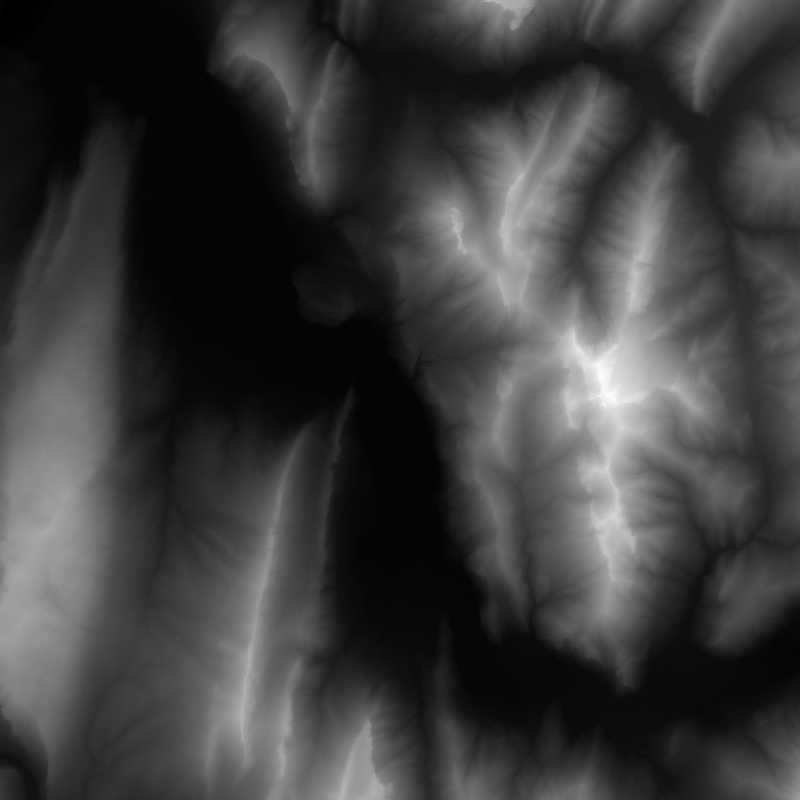
#> input picture presentations/offsite2026/assets/plane-cells/alps-dem.tif, 800 x 800 px
$ python render_thermal_blocks.py
#> lines starting #> are read from the running program, lines starting #| are printed output that depends on the picture; after the words box and inside, x2 and y2 are one past the last pixel; in counts of white or black regions, pixels touching at a corner belong together
"""Draw the slide-10 block diagrams: sunlit mountain slopes against scattered lowland triggers.

The relief comes from the IGN RGE ALTI tiles saved for the plane-cell slides: the Tournette
massif above Lake Annecy (Alps cell), seen from the west, and a flat stretch of the
Champagne cell floor. Land cover, heated sources, rising air and circling paths are schematic.
One sun direction lights both blocks, including hillshade and cast shadows.
"""
from pathlib import Path
import sys

import matplotlib
matplotlib.use("Agg")
import matplotlib.pyplot as plt
import numpy as np
from matplotlib.path import Path as MPath
from PIL import Image
from scipy.ndimage import binary_dilation, gaussian_filter, map_coordinates

HERE = Path(__file__).resolve().parent
CELLS = HERE / "assets/plane-cells"
OUT = Path(sys.argv[1]) if len(sys.argv) > 1 else HERE / "assets"

PHI, EPS = np.radians(22), np.radians(30)  # camera azimuth and elevation
NX, NY = 3000, 1500  # texels per block: unit width, half-unit depth
SS = 2  # supersampling of the terrain raster
PX = 1400 * SS  # raster pixels per unit of block width
SUN_AZ, SUN_EL = np.radians(235), np.radians(50)  # compass azimuth: south-west, mid-afternoon
# Local frame: x to the right along the front edge, y away from the viewer, z up. Both blocks face
# west, so x points south and y east; the toward-sun vector below uses that frame for both.
SUN = np.array([-np.cos(SUN_AZ) * np.cos(SUN_EL), np.sin(SUN_AZ) * np.cos(SUN_EL), np.sin(SUN_EL)])
GAP = 0.16  # screen gap between blocks
FIG_W, FIG_H = 146 / 25.4, 146 / 25.4 / 3

V_TOP = 0.70  # screen height where every column fades out: a common thermal top
SUN_UV = (0.84, 0.68)  # sun disc in each panel's screen coordinates
MOUNTAIN_REACH, LOWLAND_REACH = 0.42, 0.60  # longest ray, screen units

RISING = "#EE7A3B"
RISING_DARK = "#C4541D"
PATH = "#9A3A12"
RAY = "#E2A62B"
SUN_COLOUR = "#F3C646"
WING = "#1F3A63"
EDGE = "#5A5750"


def project(x, y, z):
    """Orthographic screen coordinates (u, v) and depth (larger is further away)."""
    c, s = np.cos(PHI), np.sin(PHI)
    x1, y1 = x * c - y * s, x * s + y * c
    return x1, z * np.cos(EPS) + y1 * np.sin(EPS), y1 * np.cos(EPS) - z * np.sin(EPS)


def noise(shape, cell, rng, octaves=1):
    """Smooth random field, unit variance, with features about ``cell`` texels across."""
    total = np.zeros(shape)
    for k in range(octaves):
        size = cell / 2 ** k
        coarse = rng.standard_normal((int(shape[0] / size) + 4, int(shape[1] / size) + 4))
        Y, X = np.meshgrid(np.arange(shape[0]) / size + 1, np.arange(shape[1]) / size + 1, indexing="ij")
        total += 0.55 ** k * map_coordinates(coarse, [Y, X], order=3, mode="nearest")
    return (total - total.mean()) / total.std()


def smoothstep(a, b, t):
    t = np.clip((t - a) / (b - a), 0, 1)
    return t * t * (3 - 2 * t)


def mix(a, b, t):
    t = np.asarray(t)[..., None]
    return np.asarray(a) * (1 - t) + np.asarray(b) * t


# Terrain ---------------------------------------------------------------------------------------

class Block:
    """A heightfield in block units (width 1), its colour texture and its rendered raster."""

    def __init__(self, dem_m, width_m, ve, base):
        ny, nx = dem_m.shape
        Y, X = np.meshgrid(np.linspace(0, ny - 1, NY), np.linspace(0, nx - 1, NX), indexing="ij")
        self.elev = map_coordinates(dem_m, [Y, X], order=3, mode="nearest")  # metres
        self.width_m, self.ve = width_m, ve
        self.texel_m = width_m / (NX - 1)
        self.floor = self.elev.min()
        self.base = base  # block units below the lowest ground
        self.extra = np.zeros_like(self.elev)  # canopy height in metres, drawn and casting shadows
        self.blockers = np.zeros_like(self.elev)  # buildings: cast shadows only, drawn as vectors

    def z(self, metres):
        return (metres - self.floor) * self.ve / self.width_m

    # [5 lines left out: function ground, not called in this run]

    def surface(self):
        return self.z(self.elev + self.extra)

    def normals(self, height_m):
        gy, gx = np.gradient(height_m * self.ve, self.texel_m)
        n = np.stack([-gx, -gy, np.ones_like(gx)], axis=-1)
        return n / np.linalg.norm(n, axis=-1, keepdims=True)

    def shadow(self, height_m, step=2.0):
        """1 where the sun is visible, 0 in cast shadow; ray-marched on a coarser copy."""
        k = 4
        h = gaussian_filter(height_m, 1)[::k, ::k] * self.ve
        dx = self.texel_m * k
        sy, sx = np.meshgrid(np.arange(h.shape[0], dtype=float), np.arange(h.shape[1], dtype=float), indexing="ij")
        horizontal = np.hypot(SUN[0], SUN[1])
        ux, uy, rise = SUN[0] / horizontal, SUN[1] / horizontal, SUN[2] / horizontal * dx
        lit = np.ones(h.shape)
        top = h.max()
        for i in range(1, 4000):
            t = i * step
            px, py = sx + ux * t, sy + uy * t
            inside = (px >= 0) & (px <= h.shape[1] - 1) & (py >= 0) & (py <= h.shape[0] - 1)
            if not inside.any():
                break
            ray = h + rise * t
            if (ray[inside] > top).all():
                break
            terrain = map_coordinates(h, [py, px], order=1, mode="nearest")
            lit = np.minimum(lit, np.where(inside, np.clip((ray - terrain) / (0.6 * dx) + 1, 0, 1), 1))
        lit = gaussian_filter(lit, 0.8)
        Y, X = np.meshgrid(np.linspace(0, h.shape[0] - 1, NY), np.linspace(0, h.shape[1] - 1, NX), indexing="ij")
        return map_coordinates(lit, [Y, X], order=1)

    def light(self, albedo, height_m, shade_height_m=None):
        n = self.normals(height_m)
        self.sunlit = self.shadow(height_m if shade_height_m is None else shade_height_m)
        direct = np.clip(n @ SUN, 0, 1) * self.sunlit
        sky = 0.5 + 0.5 * n[..., 2]
        return albedo * (0.34 * sky + 0.78 * direct)[..., None]

    def render(self, colour):
        """Z-buffered point splat of the heightfield: RGBA raster, depth buffer and screen extent."""
        Y, X = np.meshgrid(np.linspace(0, 0.5, NY), np.linspace(0, 1, NX), indexing="ij")
        U, V, D = project(X, Y, self.surface())
        corners = [project(x, y, z) for x in (0, 1) for y in (0, 0.5) for z in (-self.base, self.surface().max())]
        u0 = min(c[0] for c in corners) - 0.01
        u1 = max(c[0] for c in corners) + 0.01
        v0 = min(c[1] for c in corners) - 0.01
        v1 = max(c[1] for c in corners) + 0.01
        W, H = int((u1 - u0) * PX), int((v1 - v0) * PX)
        W, H = W - W % SS, H - H % SS
        col = np.round((U - u0) * PX).astype(np.int64)
        row = (v1 - V) * PX
        # A steep texel covers the screen rows down to its nearer neighbour.
        # Cover down to the lowest neighbour so steep flanks leave no holes.
        gap = np.zeros_like(row)
        gap[1:] = np.maximum(gap[1:], row[:-1] - row[1:])
        gap[:-1] = np.maximum(gap[:-1], row[1:] - row[:-1])
        gap[:, 1:] = np.maximum(gap[:, 1:], row[:, :-1] - row[:, 1:])
        gap[:, :-1] = np.maximum(gap[:, :-1], row[:, 1:] - row[:, :-1])
        span = np.clip(np.ceil(gap), 1, 12).astype(int)
        row = np.round(row).astype(np.int64)
        rows, cols, depths, index = [], [], [], []
        flat_index = np.arange(row.size).reshape(row.shape)
        for k in range(span.max()):
            m = span > k
            rows.append(row[m] + k)
            cols.append(col[m])
            depths.append(D[m] + k * 1e-6)
            index.append(flat_index[m])
        rows, cols, depths, index = map(np.concatenate, (rows, cols, depths, index))
        ok = (rows >= 0) & (rows < H) & (cols >= 0) & (cols < W)
        p = rows[ok] * W + cols[ok]
        depths, index = depths[ok], index[ok]
        order = np.lexsort((depths, p))
        first = order[np.r_[True, p[order][1:] != p[order][:-1]]]
        rgba = np.zeros((H * W, 4))
        rgba[p[first], :3] = colour.reshape(-1, 3)[index[first]]
        rgba[p[first], 3] = 1
        depth = np.full(H * W, np.inf)
        depth[p[first]] = depths[first]
        # Aerial perspective: distant terrain fades slightly towards the sky colour.
        far = np.clip((depth - D.min()) / (D.max() - D.min()), 0, 1)
        rgba[:, :3] = mix(rgba[:, :3], (0.83, 0.87, 0.91), 0.20 * far ** 1.5)
        rgba = rgba.reshape(H, W, 4)
        rgba[..., :3] *= rgba[..., 3:]
        small = rgba.reshape(H // SS, SS, W // SS, SS, 4).mean(axis=(1, 3))
        alpha = small[..., 3:]
        small[..., :3] = np.where(alpha > 0, small[..., :3] / np.maximum(alpha, 1e-9), 1)
        self.image = np.clip(small, 0, 1)
        self.depth = depth.reshape(H, W)[::SS, ::SS]
        self.extent = (u0, u0 + W / PX, v1 - H / PX, v1)
        return self.image

    # [13 lines left out: functions pixel, unproject, not called in this run]

    def lit_at(self, x, y):
        return map_coordinates(self.sunlit, [[y * 2 * (NY - 1)], [x * (NX - 1)]], order=1)[0]

    # [4 lines left out: function visible, not called in this run]


def heat(colour, xy, points, radius, strength=0.55):
    """Blend a warm tint around heated source points (block units)."""
    X, Y = xy
    glow = np.zeros(X.shape)
    for x, y in points:
        glow = np.maximum(glow, np.exp(-((X - x) ** 2 + (Y - y) ** 2) / (2 * radius ** 2)))
    return mix(colour, (0.93, 0.55, 0.30), strength * glow)


# Mountain block --------------------------------------------------------------------------------

def mountain_block(sources=((0.19, 0.095), (0.556, 0.307), (0.80, 0.37)), draw=True):
    with Image.open(CELLS / "alps-dem.tif") as im:
        dem = np.asarray(im, dtype=float)
    # Rows run north to south, columns west to east. Seen from the west: x is south, y is east.
    crop = dem[150:630, 405:645].T  # 12 km along the front, 6 km deep
    block = Block(gaussian_filter(crop, 1.5), 12000.0, ve=1.7, base=0.05)
    rng = np.random.default_rng(3)
    elev = block.elev
    gy, gx = np.gradient(elev, block.texel_m)
    slope = np.degrees(np.arctan(np.hypot(gx, gy)))
    shape = elev.shape
    broad = noise(shape, 160, rng, octaves=3)
    patches = noise(shape, 80, rng, octaves=3)

    # Natural-colour relief: pasture on gentle ground, forest on the slopes, rock where steep or high.
    colour = mix((0.68, 0.73, 0.48), (0.61, 0.69, 0.43), smoothstep(-1, 1, broad))
    forest = mix((0.27, 0.38, 0.22), (0.32, 0.42, 0.25), smoothstep(-1, 1, patches))
    wooded = smoothstep(9, 16, slope + 2 * patches) * (1 - smoothstep(1400, 1600, elev + 60 * broad))
    colour = mix(colour, forest, wooded)
    alpine = mix((0.69, 0.69, 0.50), (0.63, 0.65, 0.45), smoothstep(-1, 1, patches))
    colour = mix(colour, alpine, smoothstep(1450, 1650, elev + 60 * broad) * (1 - wooded))
    rock = mix((0.68, 0.65, 0.60), (0.75, 0.72, 0.67), smoothstep(-1, 1, patches))
    rocky = np.maximum(smoothstep(34, 42, slope + 2 * patches), smoothstep(2000, 2200, elev + 60 * patches))
    colour = mix(colour, rock, rocky)
    lake = elev < elev.min() + 1.0
    colour[lake] = (0.40, 0.56, 0.66)
    X, Y = np.meshgrid(np.linspace(0, 1, NX), np.linspace(0, 0.5, NY))
    block.sources = list(sources)
    colour = heat(colour, (X, Y), block.sources, 0.010, strength=0.5)
    shaded = block.light(colour, elev)
    ao = 1 - 0.30 * np.clip((gaussian_filter(elev, 30) - elev) / 200, 0, 1)
    shaded *= ao[..., None]
    shaded[lake] = mix(shaded[lake], (0.45, 0.61, 0.71), 0.7)
    block.slope, block.lit = slope, np.clip(shaded, 0, 1)
    if draw:
        block.render(block.lit)
    return block


# Lowland block ---------------------------------------------------------------------------------

# [165 lines left out: functions rasterise, field_layout, plant, scatter, row_of_trees, lowland_block, not called in this run]


# Vector overlays -------------------------------------------------------------------------------

HOUSE_H, HOUSE_PITCH, SHED_H = 0.0105, 0.0085, 0.021  # block units


# [145 lines left out: functions face_colour, sides, building, column, helix_path, paraglider and 1 more, not called in this run]


def main():
    mountain = mountain_block()
#> in mountain_block, im is the input picture: PIL image 800x800 F; min 415.6, max 2343.2, mean 878.6
#> in mountain_block, `crop = dem[150:630, 405:645].T`:
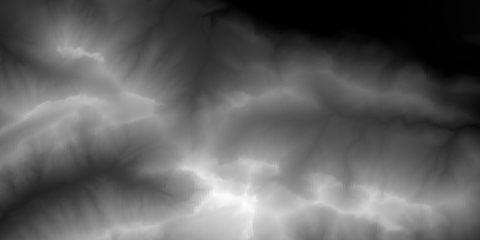
#> crop: shape (240, 480) float64; min 446.9, max 2343.2, mean 1168.4; drawn with min black and max white
#> in __init__, `self.floor = self.elev.min()`: self.floor = 446.9
#> call 2 of noise, with shape = (1500, 3000), cell = 80, octaves = 3
#> after the loop in noise (call 2), `for k in range(octaves):`:
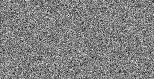
#> coarse: shape (79, 154) float64; min -3.74, max 3.68, mean 0.00645; drawn with min black and max white
#> after the loop in noise (call 2), `for k in range(octaves):`:
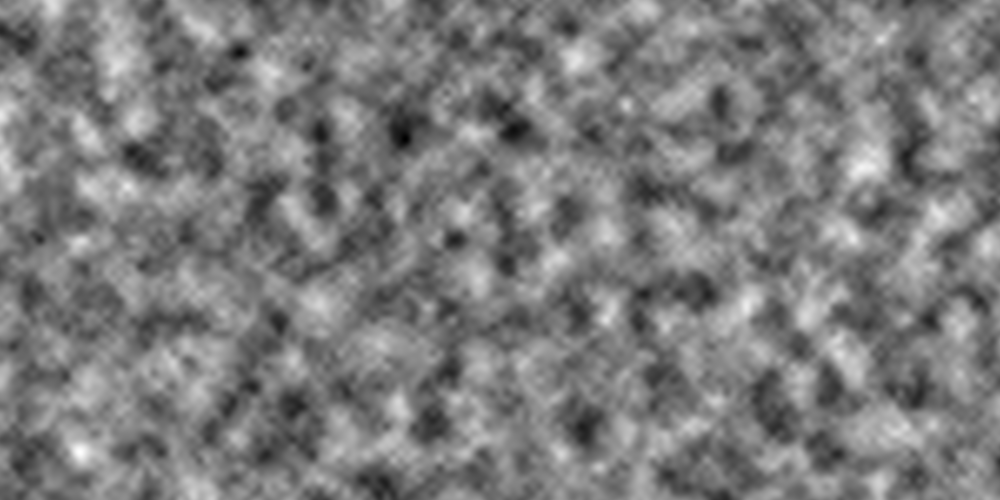
#> total: shape (1500, 3000) float64 (shown at 1/3 size); min -4.14, max 4.33, mean -0.00794; drawn with min black and max white
#> in mountain_block, `lake = elev < elev.min() + 1.0`:
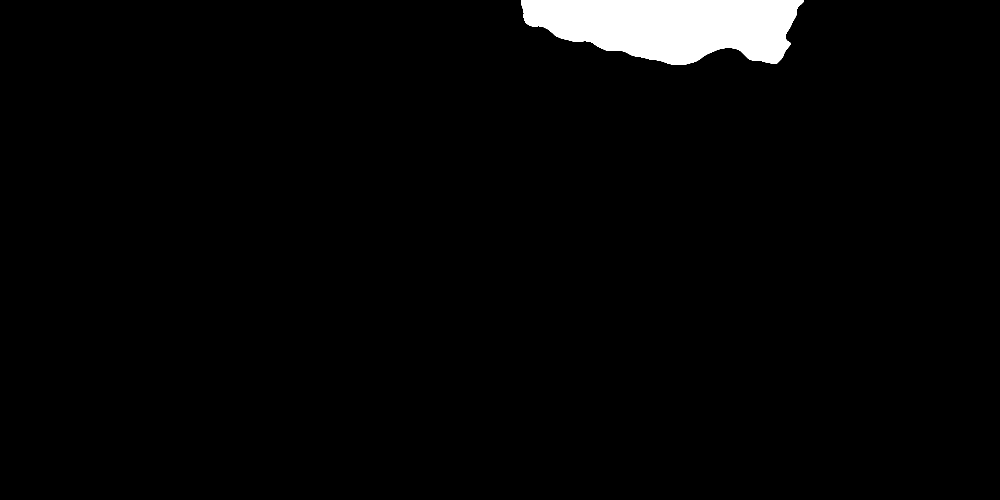
#> lake: shape (1500, 3000) bool (shown at 1/3 size); 2.7% white; 1 white region, box (x1, y1, x2, y2) and area: (1564, 0, 2412, 195) 122677
#> in normals, `return n / np.linalg.norm(n, axis=-1, keepdims=True)`:
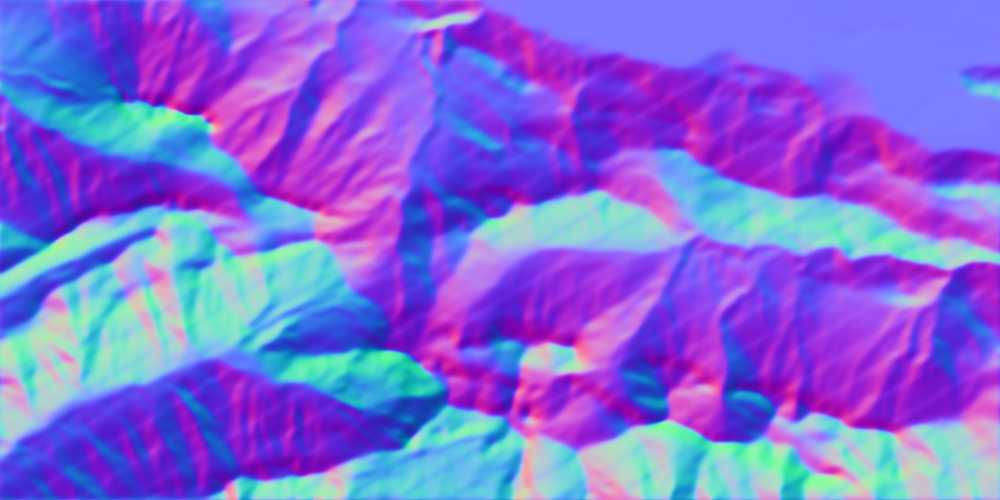
#> returned value: shape (1500, 3000, 3) float64 (shown at 1/3 size); mean of channels 0, 1, 2 0.0272, -0.154, 0.734; drawn with min black and max white
#> in shadow, `top = h.max()`: top = 3926.3
#> after the loop in shadow, `for i in range(1, 4000):`:
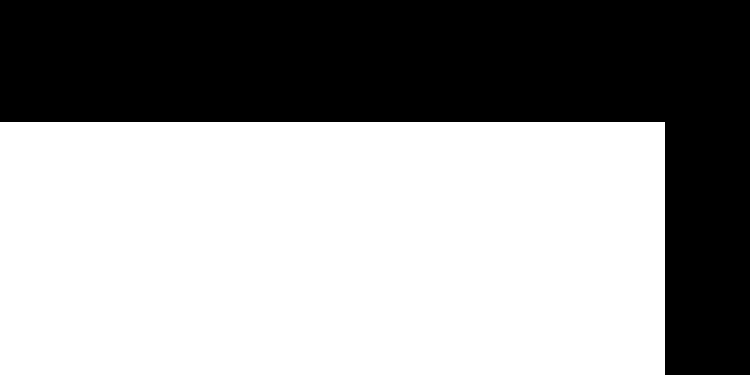
#> inside: shape (375, 750) bool; 59.8% white; 1 black region, box (x1, y1, x2, y2) and area: (0, 0, 750, 375) 113005
#> after the loop in shadow, `for i in range(1, 4000):`:
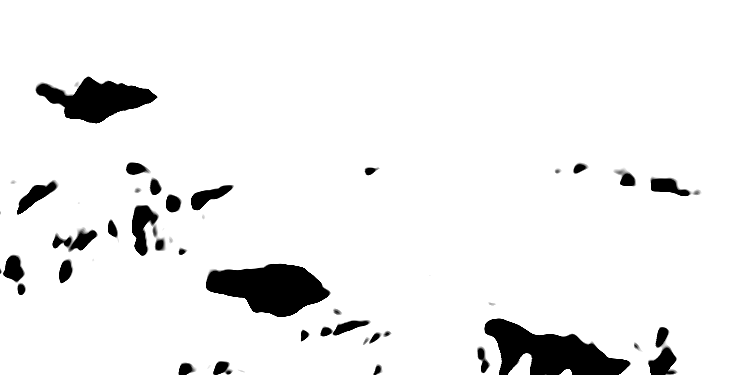
#> lit: shape (375, 750) float64; min 0, max 1, mean 0.936
#> in project, `c, s = np.cos(PHI), np.sin(PHI)`: c = 0.927; s = 0.375
#> in render, `corners = [project(x, y, z) for x in (0, 1) for y in (0, 0.5) for z in..`: corners = [(0, -0.0433, 0.025), (0, 0.229, -0.132), (-0.187, 0.188, 0.426), (-0.187, 0.46, 0.27), (0.927, 0.144, 0.349), (0.927, 0.416, 0.192), (0.74, 0.376, 0.751), (0.74, 0.648, 0.594)]
#> in render, `u0 = min(c[0] for c in corners) - 0.01`: u0 = -0.197
#> in render, `u1 = max(c[0] for c in corners) + 0.01`: u1 = 0.937
#> in render, `v0 = min(c[1] for c in corners) - 0.01`: v0 = -0.0533
#> in render, `v1 = max(c[1] for c in corners) + 0.01`: v1 = 0.658
#> in render, `W, H = int((u1 - u0) * PX), int((v1 - v0) * PX)`: W = 3176; H = 1990
#> after the loop in render, `for k in range(span.max()):`: cols = 4 items
    lowland = lowland_block()
    shift = mountain.extent[1] - lowland.extent[0] + GAP
    left = mountain.extent[0]
    right = lowland.extent[1] + shift
    bottom = min(mountain.extent[2], lowland.extent[2])
    width = right - left
    fig = plt.figure(figsize=(FIG_W, FIG_W / 3))
    ax = fig.add_axes([0, 0, 1, 1])
    for block, dx in ((mountain, 0.0), (lowland, shift)):
        u0, u1, v0, v1 = block.extent
        ax.imshow(block.image, extent=(u0 + dx, u1 + dx, v0, v1), interpolation="bilinear", zorder=2)
        sides(ax, block, dx)

    # Mountain: three thermals leave sunlit rocky shoulders below the crest.
    for k, (x, y) in enumerate(mountain.sources):
        column(ax, mountain, (x, y, float(mountain.ground(x, y))), 0.0, zorder=10 + k, width=0.017, helix=k == 1)
    sun_and_rays(ax, mountain, 0.0, MOUNTAIN_REACH)

    # Lowland: bare fields, car park, warehouse roof and two house roofs, drawn back to front.
    items = [("house", h) for h in lowland.houses] + [("shed", lowland.warehouse)]
    items += [("column", (x, y, float(lowland.ground(x, y))), k == 1) for k, (x, y) in enumerate(lowland.sources)]
    for x, y, w, d in lowland.houses[:2]:
        items.append(("column", (x + w / 2, y + d / 2, float(lowland.ground(x, y)) + HOUSE_H + HOUSE_PITCH), False))
    x, y, w, d = lowland.warehouse
    items.append(("column", (x + w / 2, y + d / 2, float(lowland.ground(x, y)) + SHED_H), False))

    # [5 lines left out: function depth, not called in this run]

    for n, item in enumerate(sorted(items, key=lambda it: -depth(it))):
        zorder = 10 + 0.5 * n
        if item[0] == "column":
            column(ax, lowland, item[1], shift, zorder, width=0.015, helix=item[2])
            continue
        x, y, w, d = item[1]
        ground = float(lowland.ground(x, y))
        if item[0] == "house":
            building(ax, x, y, w, d, HOUSE_H, (0.72, 0.38, 0.27), (0.93, 0.91, 0.87), shift, zorder,
                     pitch=HOUSE_PITCH, ground=ground)
        else:
            building(ax, x, y, w, d, SHED_H, (0.40, 0.41, 0.43), (0.86, 0.85, 0.82), shift, zorder, ground=ground)
    sun_and_rays(ax, lowland, shift, LOWLAND_REACH)

    ax.set_xlim(left, right)
    ax.set_ylim(bottom, bottom + width / 3)
    ax.axis("off")
    OUT.mkdir(parents=True, exist_ok=True)
    dpi = PX / SS * width / FIG_W  # one raster pixel per output pixel
    fig.savefig(OUT / "thermal-blocks.png", dpi=dpi, facecolor="white")
    plt.close(fig)


if __name__ == "__main__":
#> (the run stopped early here; a loop or call above may not have finished)
